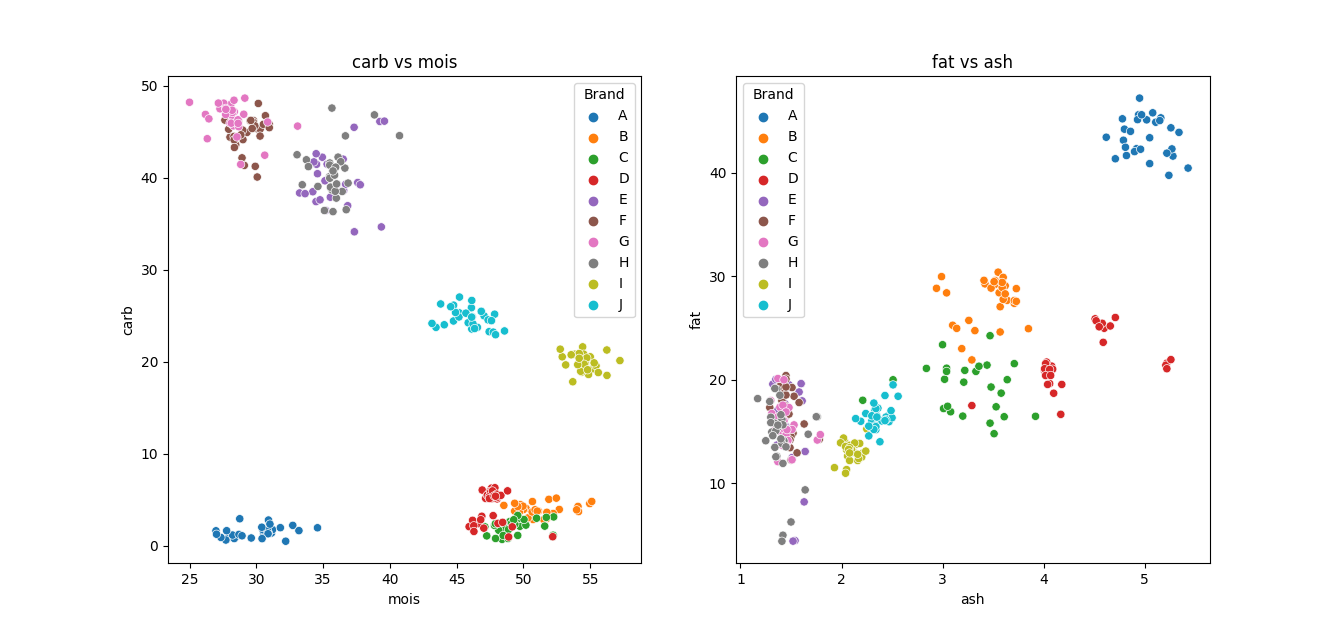

The script that drew this image:
import seaborn as sns
import matplotlib.pyplot as plt
import pandas as pd

# Load data.
dataset = pd.read_csv(
    "Pizza.csv",
    names=["Brand","mois","prot","fat","ash","sodium","carb","cal"],
    header=0,
    sep=","
)

# Plotting.
print("Plotting...")
fig, ax1 = plt.subplots(
    1,
    2,
    figsize=(22, 18),
    gridspec_kw={
        "hspace": 0.5,
        "wspace": 0.2
    }
)

sns.scatterplot(
    x="mois",
    y="carb",
    hue="Brand",
    legend="full",
    ax=ax1[0],
    data=dataset
).set_title("carb vs mois")
sns.scatterplot(
    x="ash",
    y="fat",
    hue="Brand",
    legend="full",
    ax=ax1[1],
    data=dataset
).set_title("fat vs ash")

plt.show()
